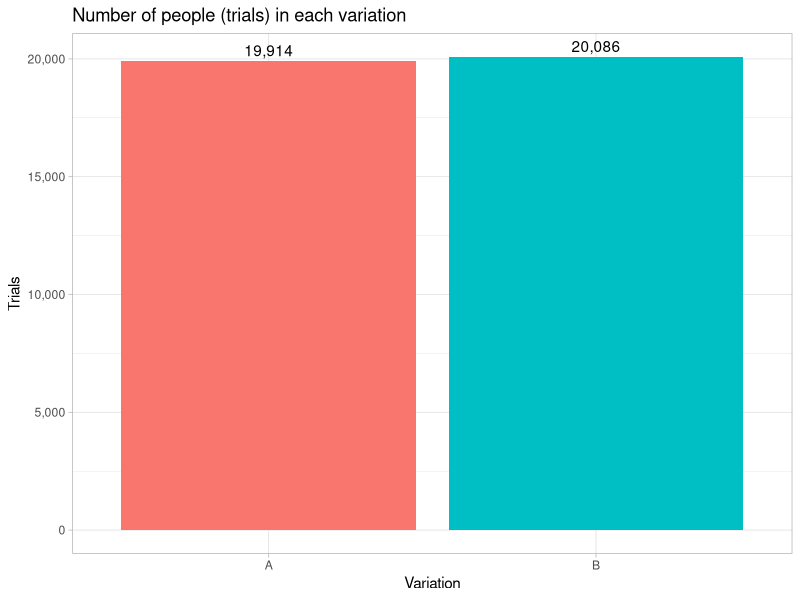
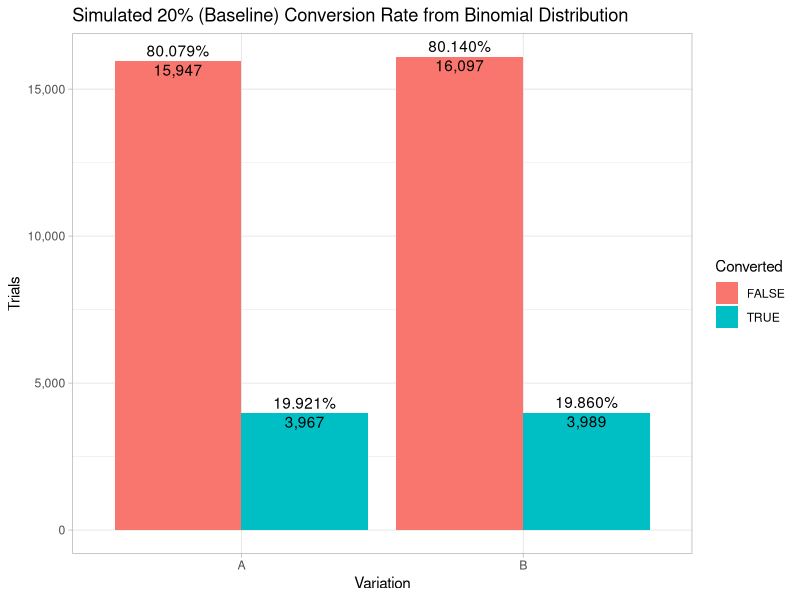
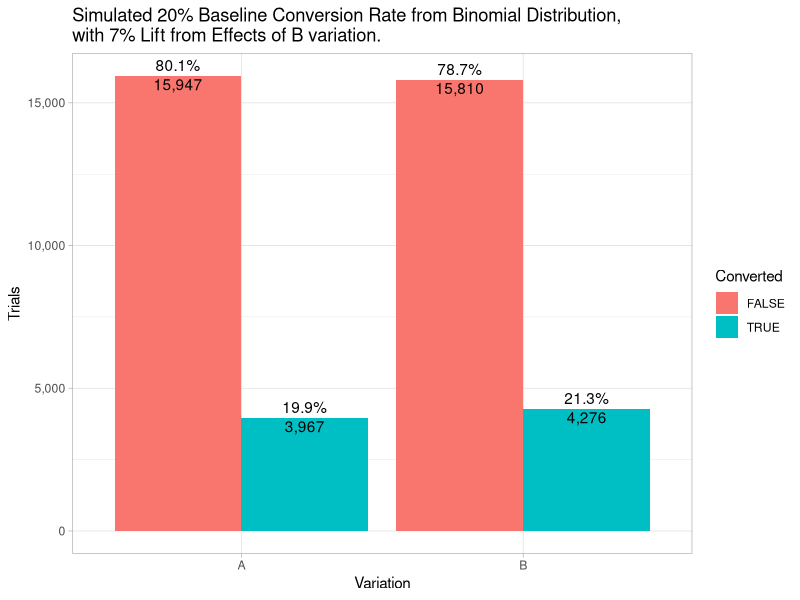
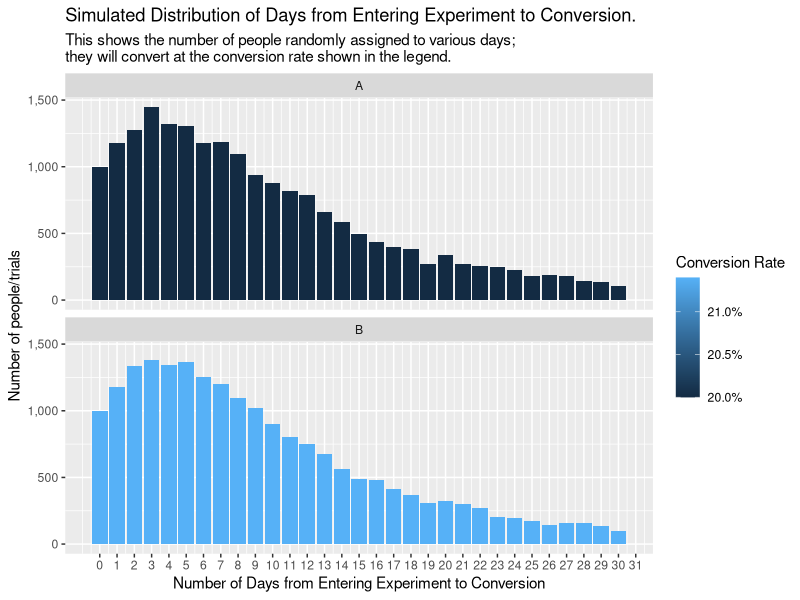
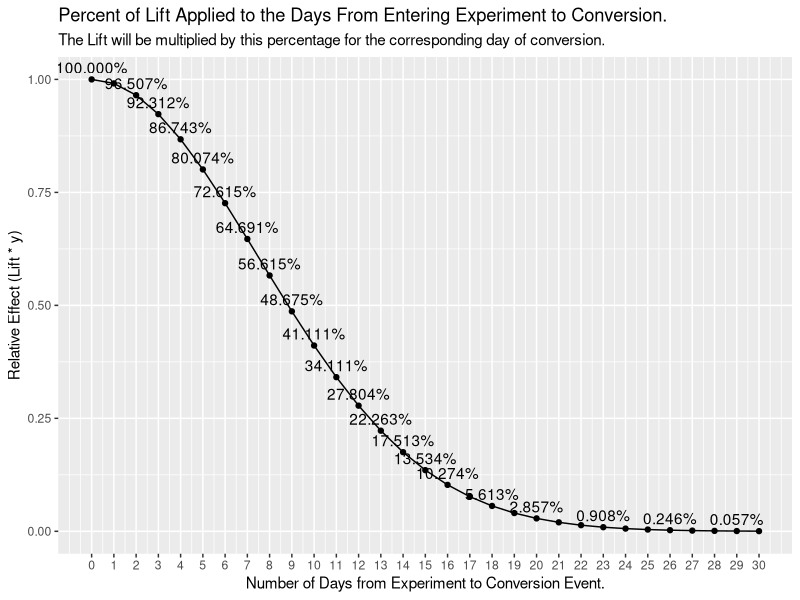
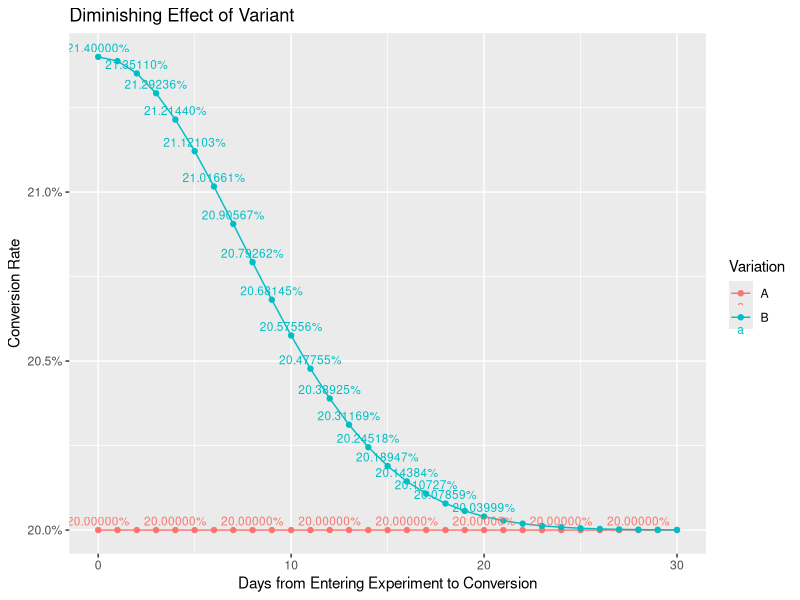
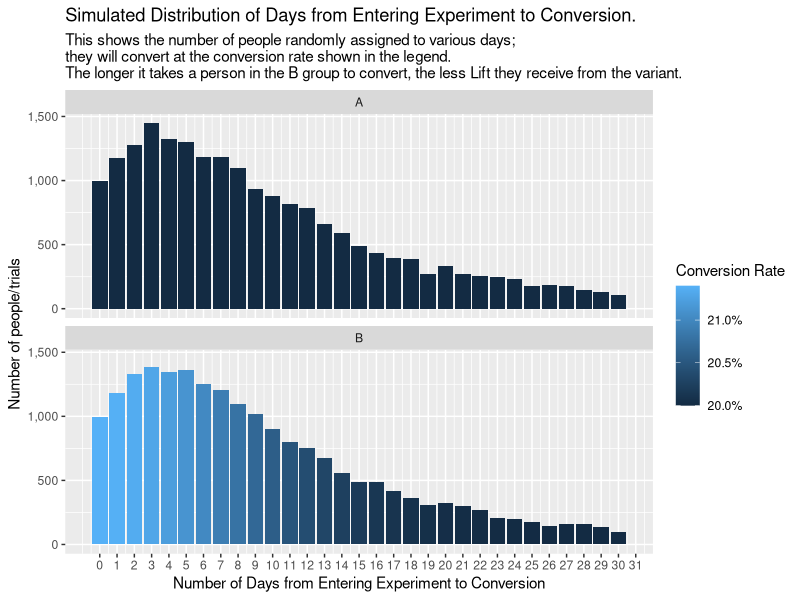
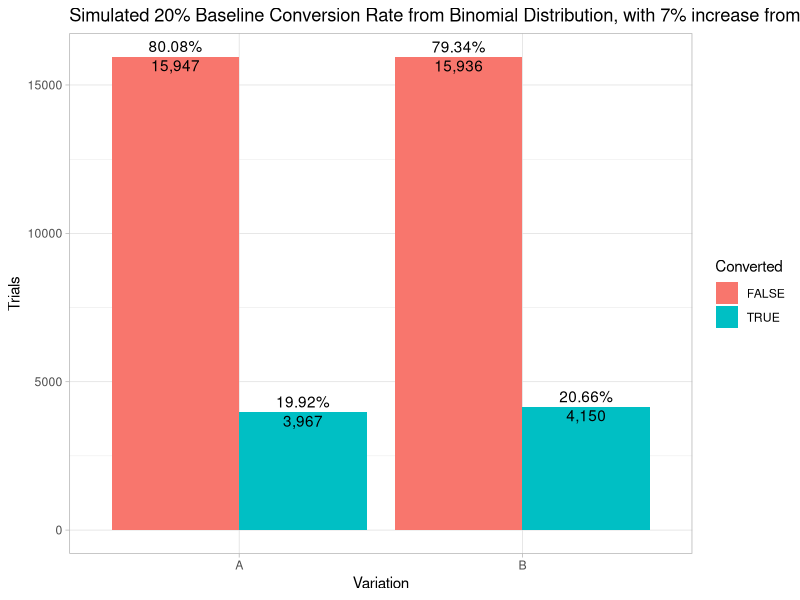

Write R code to recreate these figures, in order.
## ---- chunk 1
library(knitr)
library(tidyverse)
library(lubridate)
library(scales)
options(scipen=999) # non-scientific notation

knitr::opts_chunk$set(echo = FALSE)
## ---- chunk 2
num_trials <- 40000
seed_traffic <- 1
seed_conversion <- 4
## ---- chunk 3
set.seed(seed_traffic)
traffic <- data.frame(id=sample(1:1000000, num_trials, replace=F))

set.seed(seed_traffic)
traffic$variation <- ifelse(rbinom(num_trials, 1, 0.5), 'A', 'B')

traffic %>% 
    count(variation) %>%
    ggplot(aes(x=variation, y=n, fill=variation)) +
    geom_col() +
    geom_text(aes(label=comma_format()(n)), vjust = -0.4) +
    theme_light() +
    theme(legend.position = 'none') +
    scale_y_continuous(labels = comma_format()) +
    labs(title='Number of people (trials) in each variation',
         y='Trials',
         x='Variation')
## ---- chunk 4
baseline_conversion_rate <- 0.20
traffic$baseline_conversion_rate <- baseline_conversion_rate
## ---- chunk 5
converted_by_id <- function(id, conversion_rate) {
    #set.seed(id)
    return (as.logical(rbinom(1, 1, conversion_rate)))
}
set.seed(seed_conversion)
traffic$converted <- map2_lgl(traffic$id, traffic$baseline_conversion_rate, ~ converted_by_id(.x, .y))

conversion_table <- table(traffic$variation, traffic$converted)
conversions <- c(conversion_table['A', 'TRUE'], conversion_table['B', 'TRUE'])
non_conversions <- c(conversion_table['A', 'FALSE'], conversion_table['B', 'FALSE'])
trials <- conversions + non_conversions

traffic %>% 
    count(variation, converted) %>%
    group_by(variation) %>%
    mutate(baseline_conversion_rate = n / sum(n)) %>%
    ungroup() %>%
    ggplot(aes(x=variation, y=n, fill=converted)) +
    scale_y_continuous(labels = comma_format()) +
    geom_col(position='dodge') +
    geom_text(aes(label=comma_format()(n)),
              position = position_dodge(width=0.9),
              vjust = 1.2) +
    geom_text(aes(label=percent_format()(baseline_conversion_rate)),
              position = position_dodge(width=0.9),
              vjust = -0.4) +
    labs(title='Simulated 20% (Baseline) Conversion Rate from Binomial Distribution',
         y='Trials',
         x='Variation',
         fill='Converted') +
    theme_light()
## ---- chunk 6
simulated_percent_increase_in_b <- 0.07
## ---- chunk 7
traffic <- traffic %>%
    mutate(lift = ifelse(variation == 'A', 0, simulated_percent_increase_in_b)) %>%
    mutate(conversion_rate = baseline_conversion_rate + (baseline_conversion_rate * lift)) %>%
    select(-converted)

set.seed(seed_conversion)
converted_no_diminishing_effects <- map2_lgl(traffic$id, traffic$conversion_rate, ~ converted_by_id(.x, .y))
traffic$converted <- converted_no_diminishing_effects

conversion_table <- table(traffic$variation, traffic$converted)
conversions <- c(conversion_table['A', 'TRUE'], conversion_table['B', 'TRUE'])
non_conversions <- c(conversion_table['A', 'FALSE'], conversion_table['B', 'FALSE'])
trials <- conversions + non_conversions

a_conversion_rate <- conversions[1] / trials[1]
b_conversion_rate <- conversions[2] / trials[2]

b_percent_increase_over_baseline <- (b_conversion_rate - baseline_conversion_rate) / b_conversion_rate
b_percent_increase_over_a <- (b_conversion_rate - a_conversion_rate) / b_conversion_rate

traffic %>% 
    count(variation, converted) %>%
    group_by(variation) %>%
    mutate(conversion_rate = n / sum(n)) %>%
    ungroup() %>%
    ggplot(aes(x=variation, y=n, fill=converted)) +
    geom_col(position='dodge') +
    scale_y_continuous(labels = comma_format()) +
    geom_text(aes(label=comma_format()(n)),
              position = position_dodge(width=0.9),
              vjust = 1.2) +
    geom_text(aes(label=percent_format()(conversion_rate)),
              position = position_dodge(width=0.9),
              vjust = -0.4) +
    labs(title=paste('Simulated', percent(baseline_conversion_rate),'Baseline Conversion Rate from Binomial Distribution,\nwith', percent(simulated_percent_increase_in_b),'Lift from Effects of B variation.'),
         y='Trials',
         x='Variation',
         fill='Converted') +
    theme_light()
## ---- chunk 8
scale_a_b <- function(x, a, b) {

    (b - a) * ((x - min(x)) / (max(x) - min(x))) + a 
}

set.seed(44)
#offset <- round(scale_a_b(rlnorm(n=num_trials, meanlog = 0.04), 0, 50))
#hist(offset)
offset <- round(scale_a_b(rgamma(num_trials, shape = 1.7), 1, 75))
offset <- ifelse(offset <= 1, 2, offset)
offset <- offset - 2



set.seed(NULL)
traffic <- traffic %>%
    mutate(conversion_offset = offset,
           #conversion_offset = ifelse(conversion_offset > 30, round(runif(1, min=20, max=30)), conversion_offset),
           conversion_offset = ifelse(conversion_offset < 0, 0, conversion_offset))

traffic$conversion_offset <- map_dbl(traffic$conversion_offset, ~ {
    if(. > 30) {
        return (round(runif(1, min=20, max=30)))
    } else {
        return (.)
    }
})

traffic %>%
    group_by(conversion_offset, variation) %>%
    summarise(num_trials=n(),
              average_conversion_rate = mean(conversion_rate)) %>%
    ggplot(aes(x=conversion_offset, y=num_trials, fill=average_conversion_rate)) +
    geom_col() +
    scale_y_continuous(labels = comma_format()) +
    scale_x_continuous(breaks = seq(0, 100)) +
    scale_fill_gradient(labels = percent) +
    facet_wrap(~variation, nrow=2) +
    labs(title='Simulated Distribution of Days from Entering Experiment to Conversion.',
         subtitle = 'This shows the number of people randomly assigned to various days;\nthey will convert at the conversion rate shown in the legend. ',
         y='Number of people/trials',
         x='Number of Days from Entering Experiment to Conversion',
         fill='Conversion Rate')
## ---- chunk 9
stand_dev <- .5
scale_norm <- 1 / dnorm(0, sd=stand_dev)

relative_effect <- function(day_number) {
    return (dnorm(((day_number) / 30 * 2), sd=stand_dev) * scale_norm)
}


data.frame(days_from_experiment_to_conversion=0:30) %>%
    mutate(relative_effect = relative_effect(days_from_experiment_to_conversion)) %>%
    ggplot(aes(x=days_from_experiment_to_conversion, y=relative_effect)) +
    geom_line() +
    geom_point() +
    geom_text(aes(label=percent(relative_effect)), vjust=-0.5, check_overlap = TRUE) +
    scale_x_continuous(breaks = 0:30) +
    labs(title='Percent of Lift Applied to the Days From Entering Experiment to Conversion.',
         subtitle='The Lift will be multiplied by this percentage for the corresponding day of conversion.',
         y='Relative Effect (Lift * y)',
         x='Number of Days from Experiment to Conversion Event.')
## ---- chunk 10
traffic <- traffic %>%
    mutate(diminished_conversion_rate = baseline_conversion_rate + (baseline_conversion_rate * lift * relative_effect(conversion_offset)))
# %>%
#     select(-converted)

stopifnot(all(ifelse(traffic$variation == "A", traffic$baseline_conversion_rate == traffic$conversion_rate, TRUE)))
stopifnot(all(ifelse(traffic$variation == "A", traffic$baseline_conversion_rate == traffic$diminished_conversion_rate, TRUE)))

traffic %>%
    # filter()
    # filter(!is.na(conversion_offset)) %>%
    group_by(conversion_offset, variation) %>%
    summarise(diminished_conversion_rate = mean(diminished_conversion_rate)) %>%
 #   spread(variation, diminished_conversion_rate) %>%
    ggplot(aes(x=conversion_offset, y=diminished_conversion_rate, color=variation)) +
    geom_line() +
    geom_point() +
    geom_text(aes(label=percent_format()(diminished_conversion_rate)), check_overlap=TRUE, size = 3, vjust=-0.5) + 
    scale_y_continuous(labels = percent_format()) +
    #expand_limits(y=0) +
    labs(title="Diminishing Effect of Variant",
         y='Conversion Rate',
         x='Days from Entering Experiment to Conversion',
         color='Variation')

traffic %>%
    group_by(conversion_offset, variation) %>%
    summarise(num_trials=n(),
              average_conversion_rate = mean(diminished_conversion_rate)) %>%
    ggplot(aes(x=conversion_offset, y=num_trials, fill=average_conversion_rate)) +
    geom_col() +
    scale_y_continuous(labels = comma_format()) +
    scale_x_continuous(breaks = seq(0, 100)) +
    scale_fill_gradient(labels = percent) +
    facet_wrap(~variation, nrow=2) +
    labs(title='Simulated Distribution of Days from Entering Experiment to Conversion.',
         subtitle = 'This shows the number of people randomly assigned to various days;\nthey will convert at the conversion rate shown in the legend.\nThe longer it takes a person in the B group to convert, the less Lift they receive from the variant.',
         y='Number of people/trials',
         x='Number of Days from Entering Experiment to Conversion',
         fill='Conversion Rate')
## ---- chunk 11
set.seed(seed_conversion)
new_converted <- map2_lgl(traffic$id, traffic$diminished_conversion_rate, ~ converted_by_id(.x, .y))

# ensure that conversions of variation A don't change
stopifnot(all(ifelse(traffic$variation == "A", converted_no_diminishing_effects == new_converted, TRUE)))

traffic$converted <- new_converted
#set.seed(2)
#traffic$converted <-as.logical(rbinom(num_trials, 1, baseline_conversion_rate))

conversion_table <- table(traffic$variation, traffic$converted)
conversions <- c(conversion_table['A', 'TRUE'], conversion_table['B', 'TRUE'])
non_conversions <- c(conversion_table['A', 'FALSE'], conversion_table['B', 'FALSE'])
trials <- conversions + non_conversions

a_conversion_rate <- conversions[1] / trials[1]
b_conversion_rate <- conversions[2] / trials[2]

b_percent_increase_over_baseline <- (b_conversion_rate - baseline_conversion_rate) / b_conversion_rate
b_percent_increase_over_a <- (b_conversion_rate - a_conversion_rate) / b_conversion_rate

traffic %>% 
    count(variation, converted) %>%
    group_by(variation) %>%
    mutate(conversion_rate = n / sum(n)) %>%
    ungroup() %>%
    ggplot(aes(x=variation, y=n, fill=converted)) +
    geom_col(position='dodge') +
    geom_text(aes(label=comma_format()(n)),
              position = position_dodge(width=0.9),
              vjust = 1.2) +
    geom_text(aes(label=percent_format()(conversion_rate)),
              position = position_dodge(width=0.9),
              vjust = -0.4) +
    labs(title=paste('Simulated', percent(baseline_conversion_rate),'Baseline Conversion Rate from Binomial Distribution, with', percent(simulated_percent_increase_in_b),'increase from effects of B variation.'),
         y='Trials',
         x='Variation',
         fill='Converted') +
    theme_light()
## ---- chunk 12
attribution_window_days <- 7
## ---- chunk 13
#traffic$converted <- map2_lgl(traffic$id, traffic$diminished_conversion_rate, ~ converted_by_id(.x, .y))

traffic <- traffic %>%
    mutate(converted_within_window = ifelse(conversion_offset <= attribution_window_days, converted, FALSE))

#set.seed(2)
#traffic$converted_within_window <-as.logical(rbinom(num_trials, 1, baseline_conversion_rate))

conversion_table <- table(traffic$variation, traffic$converted_within_window)
conversions <- c(conversion_table['A', 'TRUE'], conversion_table['B', 'TRUE'])
non_conversions <- c(conversion_table['A', 'FALSE'], conversion_table['B', 'FALSE'])
trials <- conversions + non_conversions

a_conversion_rate <- conversions[1] / trials[1]
b_conversion_rate <- conversions[2] / trials[2]

b_percent_increase_over_baseline <- (b_conversion_rate - baseline_conversion_rate) / b_conversion_rate
b_percent_increase_over_a <- (b_conversion_rate - a_conversion_rate) / b_conversion_rate

traffic %>% 
    count(variation, converted_within_window) %>%
    group_by(variation) %>%
    mutate(conversion_rate = n / sum(n)) %>%
    ungroup() %>%
    ggplot(aes(x=variation, y=n, fill=converted_within_window)) +
    geom_col(position='dodge') +
    geom_text(aes(label=comma_format()(n)),
              position = position_dodge(width=0.9),
              vjust = 1.2) +
    geom_text(aes(label=percent_format()(conversion_rate)),
              position = position_dodge(width=0.9),
              vjust = -0.4) +
    labs(title=paste('Simulated', percent(baseline_conversion_rate),'Baseline Conversion Rate from Binomial Distribution, with', percent(simulated_percent_increase_in_b),'increase from effects of B variation.'),
         y='Trials',
         x='Variation',
         fill='Converted') +
    theme_light()

prop.test(x=conversions, n=trials)$p.value
## ---- chunk 14
set.seed(43)
traffic$day_entered_experiment <- floor(runif(n=num_trials, min=1, max=31))

traffic <- traffic %>%
    mutate(day_converted = ifelse(converted, day_entered_experiment + conversion_offset, NA),
           day_converted_within_window = ifelse(converted_within_window, day_entered_experiment + conversion_offset, NA))


set.seed(43)
traffic$day_entered_experiment <- floor(runif(n=num_trials, min=1, max=31))

traffic <- traffic %>%
    mutate(day_converted = ifelse(converted, day_entered_experiment + conversion_offset, NA),
           day_converted_within_window = ifelse(converted_within_window, day_entered_experiment + conversion_offset, NA))
## ---- chunk 15
traffic %>%
    count(day_entered_experiment, variation) %>%
    ggplot(aes(x=day_entered_experiment, y=n, color=variation, group=variation)) +
    geom_line() +
    geom_point() +
    expand_limits(y=0)


traffic %>%
    mutate(offset_first_day = conversion_offset == 0) %>%
     count(day_entered_experiment, variation, offset_first_day) %>%
    filter(offset_first_day) %>%
    ggplot(aes(x=day_entered_experiment, y=n, color=variation, group=variation)) +
    geom_line() +
    geom_point() +
    expand_limits(y=0)
## ---- chunk 16
num_days_people_are_still_converting <- max(traffic$day_entered_experiment) + max(traffic$conversion_offset)
experiment <- data.frame(experiment_day = NULL, variation=NULL, conversions = NULL, trials = NULL)

for(ex_day in 1:num_days_people_are_still_converting) {
    day_results <- rbind(data.frame(experiment_day = ex_day,
                                    variation="A",
                                    cumulative_conversions = sum(traffic$variation == "A" & traffic$day_converted <= ex_day, na.rm = TRUE),
                                    cumulative_trials = sum(traffic$variation == "A" & traffic$day_entered_experiment <= ex_day)),
                         data.frame(experiment_day = ex_day,
                                    variation="B",
                                    cumulative_conversions = sum(traffic$variation == "B" & traffic$day_converted <= ex_day, na.rm = TRUE),
                                    cumulative_trials = sum(traffic$variation == "B" & traffic$day_entered_experiment <= ex_day)))

    experiment <- rbind(experiment, day_results)


}
experiment %>%
    mutate(cumulative_conversion_rate=cumulative_conversions / cumulative_trials) %>%
    ggplot(aes(x=experiment_day, y=cumulative_conversion_rate, color = variation, group=variation)) +
        geom_line() +
        geom_point() +
        scale_y_continuous(breaks = seq(0, 1, 0.05)) +
        expand_limits(y=c(0,0.3))

temp <- experiment %>%
    #mutate(cumulative_conversion_rate=cumulative_conversions / cumulative_trials) %>%
  gather(variable, value, -(experiment_day:variation)) %>%
  unite(temp, variation, variable) %>%
  spread(temp, value)

temp$p_value <- with(temp, pmap_dbl(list(A_cumulative_conversions, B_cumulative_conversions, A_cumulative_trials, B_cumulative_trials),
                                    function(a, b, c, d) prop.test(x=c(a, b), n=c(c, d))$p.value))

temp %>%
    ggplot(aes(x=experiment_day, y=p_value)) +
        geom_line() +
        geom_point() +
    geom_text(aes(label=round(p_value, 3)), vjust=-0.5, check_overlap = TRUE) +
    geom_hline(yintercept = 0.05, color ='red') +
    scale_y_continuous(breaks = seq(0, 1, 0.05)) +
    expand_limits(y=c(0,1))

## ---- chunk 17
num_days_people_are_still_converting <- max(traffic$day_entered_experiment) + max(traffic$conversion_offset)
experiment <- data.frame(experiment_day = NULL, variation=NULL, conversions = NULL, trials = NULL)

for(ex_day in 1:num_days_people_are_still_converting) {
    local_traffic <- traffic %>% filter(day_entered_experiment + attribution_window_days < ex_day)

    day_results <- rbind(data.frame(experiment_day = ex_day,
                                    variation="A",
                                    cumulative_conversions = sum(local_traffic$variation == "A" & local_traffic$day_converted_within_window <= ex_day, na.rm = TRUE),
                                    cumulative_trials = sum(local_traffic$variation == "A")),
                         data.frame(experiment_day = ex_day,
                                    variation="B",
                                    cumulative_conversions = sum(local_traffic$variation == "B" & local_traffic$day_converted_within_window <= ex_day, na.rm = TRUE),
                                    cumulative_trials = sum(local_traffic$variation == "B")))

    experiment <- rbind(experiment, day_results)


}
experiment %>%
    mutate(cumulative_conversion_rate=cumulative_conversions / cumulative_trials) %>%
    ggplot(aes(x=experiment_day, y=cumulative_conversion_rate, color = variation, group=variation)) +
        geom_line() +
        geom_point() +
        scale_y_continuous(breaks = seq(0, 1, 0.05)) +
        expand_limits(y=c(0,0.3))


# experiment %>%
#     mutate(cumulative_conversion_rate=cumulative_conversions / cumulative_trials) %>%
#     #select(experiment_day, variation, cumulative_conversion_rate) %>%
#     spread(variation, c(cumulative_conversions, cumualtive_trials))
#     

temp <- experiment %>%
    #mutate(cumulative_conversion_rate=cumulative_conversions / cumulative_trials) %>%
  gather(variable, value, -(experiment_day:variation)) %>%
  unite(temp, variation, variable) %>%
  spread(temp, value)

prop.test_list <- with(temp, pmap(list(A_cumulative_conversions, B_cumulative_conversions, A_cumulative_trials, B_cumulative_trials),
                                    function(a, b, c, d) {
                                        if(a+b > 0) {
                                            prop.test(x=c(a, b), n=c(c, d))
                                        } else {
                                            NA    
                                        }
                                    }
                                    ))

temp$p_value <- map_dbl(prop.test_list,~  {
    
    if(is.na(.[[1]])) {
        return (NA)
    } else {
         .$p.value   
    }
})
temp %>%
    ggplot(aes(x=experiment_day, y=p_value)) +
        geom_line() +
        geom_point() +
    geom_text(aes(label=round(p_value, 3)), vjust=-0.5, check_overlap = TRUE) +
    geom_hline(yintercept = 0.05, color ='red') +
    scale_y_continuous(breaks = seq(0, 1, 0.05)) +
    expand_limits(y=c(0,1))

## ---- chunk 18
traffic %>%
    rename(experiment_day = day_entered_experiment) %>%
    group_by(experiment_day, variation) %>%
    summarise(trials= n(),
              conversions=sum(day_converted <= experiment_day, na.rm = TRUE)) %>%
    ungroup() %>%
    select(conversions) %>% sum()
    

sum(!is.na(traffic$day_converted))

sort(unique(traffic$day_converted))

traffic %>%
    group_by(day_entered_experiment, variation) %>%
    summarise(conversions = sum(converted),
              trials = n()) %>%
    ungroup() %>%
    arrange(day_entered_experiment) %>%
    group_by(variation) %>%
    mutate(cumulative_conversions=cumsum(conversions),
           cumulative_trials=cumsum(trials)) %>%
    ungroup() %>%
    mutate(cumulative_conversion_rate= cumulative_conversions/cumulative_trials) %>%
    select(day_entered_experiment, variation, cumulative_conversion_rate) %>%
    #spread(variation, cumulative_conversion_rate) %>%
    ggplot(aes(x=day_entered_experiment, y = cumulative_conversion_rate, color = variation)) +
    geom_line() +
    geom_point()
## ---- chunk 19
traffic %>%
    group_by(day_entered_experiment, variation) %>%
    summarise(conversions = sum(converted),
              trials = n()) %>%
    ungroup() %>%
    arrange(day_entered_experiment) %>%
    group_by(variation) %>%
    mutate(cumulative_conversions=cumsum(conversions),
           cumulative_trials=cumsum(trials)) %>%
    ungroup() %>%
    mutate(cumulative_conversion_rate= cumulative_conversions/cumulative_trials) %>%
    select(day_entered_experiment, variation, cumulative_conversion_rate) %>%
    #spread(variation, cumulative_conversion_rate) %>%
    ggplot(aes(x=day_entered_experiment, y = cumulative_conversion_rate, color = variation)) +
    geom_line() +
    geom_point()
## ---- chunk 20
traffic %>%
    group_by(day_entered_experiment, variation) %>%
    summarise(conversions = sum(converted_within_window),
              trials = n()) %>%
    ungroup() %>%
    arrange(day_entered_experiment) %>%
    group_by(variation) %>%
    mutate(cumulative_conversions=cumsum(conversions),
           cumulative_trials=cumsum(trials)) %>%
    ungroup() %>%
    mutate(cumulative_conversion_rate= cumulative_conversions/cumulative_trials) %>%
    select(day_entered_experiment, variation, cumulative_conversion_rate) %>%
    #spread(variation, cumulative_conversion_rate) %>%
    ggplot(aes(x=day_entered_experiment, y = cumulative_conversion_rate, color = variation)) +
    geom_line() +
    geom_point()
